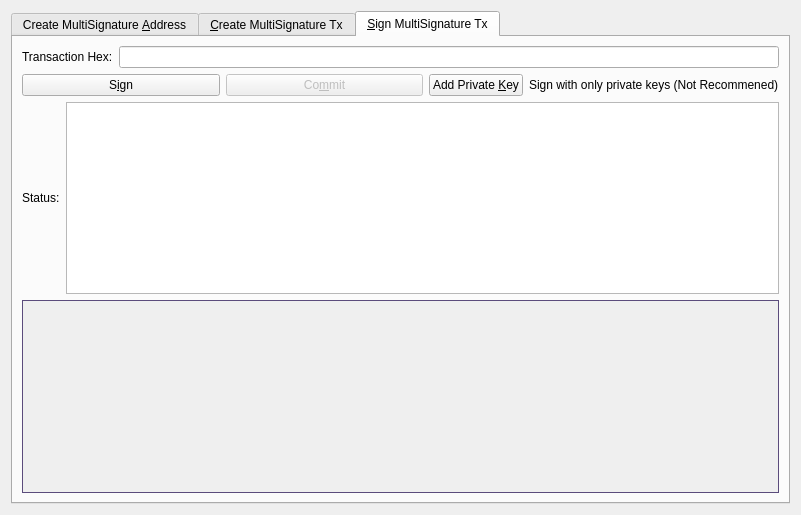
<?xml version="1.0" encoding="UTF-8"?>
<ui version="4.0">
 <class>MultisigDialog</class>
 <widget class="QDialog" name="MultisigDialog">
  <property name="geometry">
   <rect>
    <x>0</x>
    <y>0</y>
    <width>801</width>
    <height>515</height>
   </rect>
  </property>
  <property name="sizePolicy">
   <sizepolicy hsizetype="Fixed" vsizetype="Fixed">
    <horstretch>0</horstretch>
    <verstretch>0</verstretch>
   </sizepolicy>
  </property>
  <property name="windowTitle">
   <string>Multisignature Address Interactions</string>
  </property>
  <layout class="QVBoxLayout" name="verticalLayout_8">
   <item>
    <widget class="QTabWidget" name="multisigTabWidget">
     <property name="styleSheet">
      <string notr="true">QScrollArea{border: 1px solid #5b4c7c;}</string>
     </property>
     <property name="currentIndex">
      <number>2</number>
     </property>
     <widget class="QWidget" name="addMultisigTab">
      <property name="sizePolicy">
       <sizepolicy hsizetype="Minimum" vsizetype="Minimum">
        <horstretch>0</horstretch>
        <verstretch>0</verstretch>
       </sizepolicy>
      </property>
      <attribute name="title">
       <string>Create MultiSignature &amp;Address</string>
      </attribute>
      <layout class="QVBoxLayout" name="verticalLayout">
       <item>
        <layout class="QHBoxLayout" name="enterMLayout">
         <item>
          <widget class="QSpinBox" name="enterMSpinbox">
           <property name="sizePolicy">
            <sizepolicy hsizetype="Fixed" vsizetype="Fixed">
             <horstretch>0</horstretch>
             <verstretch>0</verstretch>
            </sizepolicy>
           </property>
           <property name="toolTip">
            <string>How many people must sign to verify a transaction</string>
           </property>
           <property name="minimum">
            <number>1</number>
           </property>
           <property name="maximum">
            <number>15</number>
           </property>
           <property name="value">
            <number>1</number>
           </property>
          </widget>
         </item>
         <item>
          <widget class="QLabel" name="enterMLabel">
           <property name="text">
            <string>Enter the minimum number of signatures required to sign transactions</string>
           </property>
          </widget>
         </item>
        </layout>
       </item>
       <item>
        <layout class="QHBoxLayout" name="addressLabelLayout">
         <item>
          <widget class="QLabel" name="addressLableLabel">
           <property name="text">
            <string>Address Label:</string>
           </property>
          </widget>
         </item>
         <item>
          <widget class="QLineEdit" name="multisigAddressLabel"/>
         </item>
        </layout>
       </item>
       <item>
        <layout class="QHBoxLayout" name="addAddressLayout">
         <item>
          <widget class="QPushButton" name="addAddressButton">
           <property name="toolTip">
            <string>Add another address that could sign to verify a transaction from the multisig address.</string>
           </property>
           <property name="text">
            <string>&amp;Add Address / Key</string>
           </property>
           <property name="autoDefault">
            <bool>false</bool>
           </property>
          </widget>
         </item>
         <item>
          <widget class="QLabel" name="addAddressLabel">
           <property name="sizePolicy">
            <sizepolicy hsizetype="Preferred" vsizetype="Fixed">
             <horstretch>0</horstretch>
             <verstretch>0</verstretch>
            </sizepolicy>
           </property>
           <property name="text">
            <string>Local addresses or public keys that can sign:</string>
           </property>
          </widget>
         </item>
         <item>
          <spacer name="addAddressSpacer_2">
           <property name="orientation">
            <enum>Qt::Horizontal</enum>
           </property>
           <property name="sizeHint" stdset="0">
            <size>
             <width>40</width>
             <height>10</height>
            </size>
           </property>
          </spacer>
         </item>
        </layout>
       </item>
       <item>
        <widget class="QScrollArea" name="addAddressScrollArea">
         <property name="sizePolicy">
          <sizepolicy hsizetype="Preferred" vsizetype="Expanding">
           <horstretch>0</horstretch>
           <verstretch>0</verstretch>
          </sizepolicy>
         </property>
         <property name="widgetResizable">
          <bool>true</bool>
         </property>
         <widget class="QWidget" name="addAddressWidget">
          <property name="geometry">
           <rect>
            <x>0</x>
            <y>0</y>
            <width>767</width>
            <height>142</height>
           </rect>
          </property>
          <layout class="QVBoxLayout" name="verticalLayout_5">
           <item>
            <layout class="QVBoxLayout" name="addressList"/>
           </item>
           <item>
            <spacer name="verticalSpacer">
             <property name="orientation">
              <enum>Qt::Vertical</enum>
             </property>
             <property name="sizeHint" stdset="0">
              <size>
               <width>20</width>
               <height>40</height>
              </size>
             </property>
            </spacer>
           </item>
          </layout>
         </widget>
        </widget>
       </item>
       <item>
        <layout class="QHBoxLayout" name="addMultisigLayout">
         <item>
          <widget class="QPushButton" name="addMultisigButton">
           <property name="sizePolicy">
            <sizepolicy hsizetype="Preferred" vsizetype="Fixed">
             <horstretch>0</horstretch>
             <verstretch>0</verstretch>
            </sizepolicy>
           </property>
           <property name="toolTip">
            <string>Create a new multisig address</string>
           </property>
           <property name="toolTipDuration">
            <number>-3</number>
           </property>
           <property name="text">
            <string>C&amp;reate</string>
           </property>
           <property name="autoDefault">
            <bool>false</bool>
           </property>
          </widget>
         </item>
         <item>
          <widget class="QLabel" name="label">
           <property name="text">
            <string>Status:</string>
           </property>
          </widget>
         </item>
         <item>
          <widget class="QTextEdit" name="addMultisigStatus">
           <property name="sizePolicy">
            <sizepolicy hsizetype="Expanding" vsizetype="Fixed">
             <horstretch>0</horstretch>
             <verstretch>0</verstretch>
            </sizepolicy>
           </property>
           <property name="maximumSize">
            <size>
             <width>16777215</width>
             <height>75</height>
            </size>
           </property>
           <property name="readOnly">
            <bool>true</bool>
           </property>
           <property name="textInteractionFlags">
            <set>Qt::TextSelectableByKeyboard|Qt::TextSelectableByMouse</set>
           </property>
          </widget>
         </item>
        </layout>
       </item>
       <item>
        <widget class="QLabel" name="label_2">
         <property name="sizePolicy">
          <sizepolicy hsizetype="Preferred" vsizetype="Preferred">
           <horstretch>0</horstretch>
           <verstretch>0</verstretch>
          </sizepolicy>
         </property>
         <property name="text">
          <string>Use below to quickly import an address by its redeem. Don't forget to add a label before clicking import!
Keep in mind, the wallet will rescan the blockchain to find transactions containing the new address.
Please be patient after clicking import.</string>
         </property>
         <property name="scaledContents">
          <bool>false</bool>
         </property>
         <property name="wordWrap">
          <bool>true</bool>
         </property>
        </widget>
       </item>
       <item>
        <layout class="QHBoxLayout" name="importLayout">
         <item>
          <widget class="QPushButton" name="importAddressButton">
           <property name="sizePolicy">
            <sizepolicy hsizetype="Fixed" vsizetype="Fixed">
             <horstretch>0</horstretch>
             <verstretch>0</verstretch>
            </sizepolicy>
           </property>
           <property name="text">
            <string>&amp;Import Redeem</string>
           </property>
          </widget>
         </item>
         <item>
          <widget class="QLineEdit" name="importRedeem">
           <property name="sizePolicy">
            <sizepolicy hsizetype="Preferred" vsizetype="Fixed">
             <horstretch>0</horstretch>
             <verstretch>0</verstretch>
            </sizepolicy>
           </property>
          </widget>
         </item>
        </layout>
       </item>
      </layout>
     </widget>
     <widget class="QWidget" name="createTransactionTab">
      <attribute name="title">
       <string>&amp;Create MultiSignature Tx</string>
      </attribute>
      <layout class="QVBoxLayout" name="verticalLayout_3">
       <item>
        <layout class="QHBoxLayout" name="horizontalLayout_2">
         <item>
          <layout class="QVBoxLayout" name="createTxLayout">
           <item>
            <layout class="QHBoxLayout" name="addTxInputLayout">
             <item>
              <widget class="QLabel" name="addTxInputLabel">
               <property name="sizePolicy">
                <sizepolicy hsizetype="Fixed" vsizetype="Preferred">
                 <horstretch>0</horstretch>
                 <verstretch>0</verstretch>
                </sizepolicy>
               </property>
               <property name="text">
                <string>Inputs:</string>
               </property>
              </widget>
             </item>
             <item>
              <widget class="QPushButton" name="pushButtonCoinControl">
               <property name="sizePolicy">
                <sizepolicy hsizetype="Preferred" vsizetype="Fixed">
                 <horstretch>0</horstretch>
                 <verstretch>0</verstretch>
                </sizepolicy>
               </property>
               <property name="text">
                <string>Coin Control</string>
               </property>
              </widget>
             </item>
             <item>
              <layout class="QFormLayout" name="formLayout_2">
               <property name="rightMargin">
                <number>10</number>
               </property>
               <item row="0" column="0">
                <widget class="QLabel" name="labelQuantity">
                 <property name="text">
                  <string>Quantity Selected:</string>
                 </property>
                </widget>
               </item>
               <item row="0" column="1">
                <widget class="QLabel" name="labelQuantity_int">
                 <property name="text">
                  <string>0</string>
                 </property>
                </widget>
               </item>
               <item row="1" column="0">
                <widget class="QLabel" name="labelAmount">
                 <property name="text">
                  <string>Amount:</string>
                 </property>
                </widget>
               </item>
               <item row="1" column="1">
                <widget class="QLabel" name="labelAmount_int">
                 <property name="text">
                  <string>0</string>
                 </property>
                </widget>
               </item>
              </layout>
             </item>
             <item>
              <widget class="QPushButton" name="addInputButton">
               <property name="sizePolicy">
                <sizepolicy hsizetype="Preferred" vsizetype="Fixed">
                 <horstretch>0</horstretch>
                 <verstretch>0</verstretch>
                </sizepolicy>
               </property>
               <property name="toolTip">
                <string>Add an input to fund the outputs</string>
               </property>
               <property name="text">
                <string>Add a Raw Input</string>
               </property>
              </widget>
             </item>
            </layout>
           </item>
           <item>
            <widget class="QScrollArea" name="txInputsScrollArea">
             <property name="sizePolicy">
              <sizepolicy hsizetype="Preferred" vsizetype="Expanding">
               <horstretch>0</horstretch>
               <verstretch>0</verstretch>
              </sizepolicy>
             </property>
             <property name="widgetResizable">
              <bool>true</bool>
             </property>
             <widget class="QWidget" name="txInputsWidget">
              <property name="geometry">
               <rect>
                <x>0</x>
                <y>0</y>
                <width>755</width>
                <height>127</height>
               </rect>
              </property>
              <layout class="QVBoxLayout" name="verticalLayout_7">
               <item>
                <layout class="QVBoxLayout" name="inputsList"/>
               </item>
               <item>
                <spacer name="txInputsSpacer">
                 <property name="orientation">
                  <enum>Qt::Vertical</enum>
                 </property>
                 <property name="sizeHint" stdset="0">
                  <size>
                   <width>20</width>
                   <height>80</height>
                  </size>
                 </property>
                </spacer>
               </item>
              </layout>
             </widget>
            </widget>
           </item>
           <item>
            <layout class="QHBoxLayout" name="addDestinationLayout">
             <item>
              <widget class="QLabel" name="addDestinationLabel">
               <property name="text">
                <string>Address / Amount:</string>
               </property>
              </widget>
             </item>
             <item>
              <widget class="QPushButton" name="addDestinationButton">
               <property name="sizePolicy">
                <sizepolicy hsizetype="Fixed" vsizetype="Fixed">
                 <horstretch>0</horstretch>
                 <verstretch>0</verstretch>
                </sizepolicy>
               </property>
               <property name="toolTip">
                <string>Add destinations to send LABX to</string>
               </property>
               <property name="text">
                <string>Add &amp;Destination</string>
               </property>
              </widget>
             </item>
             <item>
              <spacer name="addDestinationHorizontalSpacer">
               <property name="orientation">
                <enum>Qt::Horizontal</enum>
               </property>
               <property name="sizeHint" stdset="0">
                <size>
                 <width>40</width>
                 <height>20</height>
                </size>
               </property>
              </spacer>
             </item>
            </layout>
           </item>
           <item>
            <widget class="QScrollArea" name="destionationsScrollArea">
             <property name="sizePolicy">
              <sizepolicy hsizetype="Expanding" vsizetype="Expanding">
               <horstretch>0</horstretch>
               <verstretch>0</verstretch>
              </sizepolicy>
             </property>
             <property name="widgetResizable">
              <bool>true</bool>
             </property>
             <widget class="QWidget" name="destinationsScrollAreaContents">
              <property name="geometry">
               <rect>
                <x>0</x>
                <y>0</y>
                <width>755</width>
                <height>126</height>
               </rect>
              </property>
              <layout class="QVBoxLayout" name="verticalLayout_11">
               <item>
                <layout class="QVBoxLayout" name="destinationsList"/>
               </item>
               <item>
                <spacer name="destinationsSpacer">
                 <property name="orientation">
                  <enum>Qt::Vertical</enum>
                 </property>
                 <property name="sizeHint" stdset="0">
                  <size>
                   <width>20</width>
                   <height>20</height>
                  </size>
                 </property>
                </spacer>
               </item>
              </layout>
             </widget>
            </widget>
           </item>
           <item>
            <layout class="QHBoxLayout" name="horizontalLayout_4">
             <item>
              <widget class="QPushButton" name="createButton">
               <property name="sizePolicy">
                <sizepolicy hsizetype="Fixed" vsizetype="Fixed">
                 <horstretch>0</horstretch>
                 <verstretch>0</verstretch>
                </sizepolicy>
               </property>
               <property name="minimumSize">
                <size>
                 <width>150</width>
                 <height>0</height>
                </size>
               </property>
               <property name="toolTip">
                <string>Create a transaction object using the given inputs to the given outputs</string>
               </property>
               <property name="text">
                <string>Cr&amp;eate</string>
               </property>
               <property name="autoDefault">
                <bool>false</bool>
               </property>
               <property name="default">
                <bool>true</bool>
               </property>
              </widget>
             </item>
             <item>
              <widget class="QLabel" name="createButtonLabel">
               <property name="sizePolicy">
                <sizepolicy hsizetype="Fixed" vsizetype="Preferred">
                 <horstretch>0</horstretch>
                 <verstretch>0</verstretch>
                </sizepolicy>
               </property>
               <property name="text">
                <string>Status:</string>
               </property>
               <property name="alignment">
                <set>Qt::AlignRight|Qt::AlignTrailing|Qt::AlignVCenter</set>
               </property>
              </widget>
             </item>
             <item>
              <widget class="QTextEdit" name="createButtonStatus">
               <property name="sizePolicy">
                <sizepolicy hsizetype="Expanding" vsizetype="Minimum">
                 <horstretch>0</horstretch>
                 <verstretch>0</verstretch>
                </sizepolicy>
               </property>
               <property name="maximumSize">
                <size>
                 <width>16777215</width>
                 <height>16777215</height>
                </size>
               </property>
               <property name="sizeAdjustPolicy">
                <enum>QAbstractScrollArea::AdjustToContents</enum>
               </property>
               <property name="readOnly">
                <bool>true</bool>
               </property>
              </widget>
             </item>
            </layout>
           </item>
          </layout>
         </item>
         <item>
          <layout class="QHBoxLayout" name="horizontalLayout_3"/>
         </item>
        </layout>
       </item>
      </layout>
     </widget>
     <widget class="QWidget" name="signMultisigTransaction">
      <property name="styleSheet">
       <string notr="true">txScrollArea:{
	border: 1px solid #5b4c7c;
}
keyScrollArea:{
	border: 1px solid #5b4c7c;
}
txScrollArea:{
	border: 1px solid #5b4c7c;
}</string>
      </property>
      <attribute name="title">
       <string>&amp;Sign MultiSignature Tx</string>
      </attribute>
      <layout class="QVBoxLayout" name="verticalLayout_4">
       <item>
        <layout class="QHBoxLayout" name="transactionHexLayout">
         <item>
          <widget class="QLabel" name="transactionHexLabel">
           <property name="text">
            <string>Transaction Hex:</string>
           </property>
          </widget>
         </item>
         <item>
          <widget class="QLineEdit" name="transactionHex">
           <property name="toolTip">
            <string/>
           </property>
          </widget>
         </item>
        </layout>
       </item>
       <item>
        <layout class="QHBoxLayout" name="horizontalLayout">
         <item>
          <layout class="QVBoxLayout" name="verticalLayout_2">
           <item>
            <layout class="QHBoxLayout" name="horizontalLayout_7">
             <item>
              <widget class="QPushButton" name="signButton">
               <property name="sizePolicy">
                <sizepolicy hsizetype="Preferred" vsizetype="Fixed">
                 <horstretch>0</horstretch>
                 <verstretch>0</verstretch>
                </sizepolicy>
               </property>
               <property name="minimumSize">
                <size>
                 <width>150</width>
                 <height>0</height>
                </size>
               </property>
               <property name="toolTip">
                <string>Sign the transaction from this wallet or from provided private keys</string>
               </property>
               <property name="text">
                <string>S&amp;ign</string>
               </property>
               <property name="autoDefault">
                <bool>false</bool>
               </property>
               <property name="default">
                <bool>true</bool>
               </property>
              </widget>
             </item>
             <item>
              <widget class="QPushButton" name="commitButton">
               <property name="enabled">
                <bool>false</bool>
               </property>
               <property name="sizePolicy">
                <sizepolicy hsizetype="Preferred" vsizetype="Fixed">
                 <horstretch>0</horstretch>
                 <verstretch>0</verstretch>
                </sizepolicy>
               </property>
               <property name="toolTip">
                <string>&lt;html&gt;&lt;head/&gt;&lt;body&gt;&lt;p&gt;DISABLED until transaction has been signed enough times.&lt;/p&gt;&lt;/body&gt;&lt;/html&gt;</string>
               </property>
               <property name="autoFillBackground">
                <bool>false</bool>
               </property>
               <property name="text">
                <string>Co&amp;mmit</string>
               </property>
               <property name="autoDefault">
                <bool>true</bool>
               </property>
              </widget>
             </item>
             <item>
              <layout class="QHBoxLayout" name="addPrivKeyLayout">
               <item>
                <widget class="QPushButton" name="addPrivKeyButton">
                 <property name="sizePolicy">
                  <sizepolicy hsizetype="Fixed" vsizetype="Fixed">
                   <horstretch>0</horstretch>
                   <verstretch>0</verstretch>
                  </sizepolicy>
                 </property>
                 <property name="toolTip">
                  <string>Add private keys to sign the transaction with</string>
                 </property>
                 <property name="text">
                  <string>Add Private &amp;Key</string>
                 </property>
                </widget>
               </item>
               <item>
                <widget class="QLabel" name="addPrivKeyLabel">
                 <property name="text">
                  <string>Sign with only private keys (Not Recommened)</string>
                 </property>
                </widget>
               </item>
              </layout>
             </item>
            </layout>
           </item>
           <item>
            <layout class="QHBoxLayout" name="horizontalLayout_5">
             <item>
              <widget class="QLabel" name="signButtonStatusLabel">
               <property name="text">
                <string>Status:</string>
               </property>
              </widget>
             </item>
             <item>
              <widget class="QTextEdit" name="signButtonStatus">
               <property name="sizePolicy">
                <sizepolicy hsizetype="Expanding" vsizetype="Preferred">
                 <horstretch>0</horstretch>
                 <verstretch>0</verstretch>
                </sizepolicy>
               </property>
               <property name="maximumSize">
                <size>
                 <width>16777215</width>
                 <height>16777215</height>
                </size>
               </property>
               <property name="verticalScrollBarPolicy">
                <enum>Qt::ScrollBarAsNeeded</enum>
               </property>
               <property name="readOnly">
                <bool>true</bool>
               </property>
               <property name="textInteractionFlags">
                <set>Qt::TextSelectableByKeyboard|Qt::TextSelectableByMouse</set>
               </property>
              </widget>
             </item>
            </layout>
           </item>
           <item>
            <widget class="QScrollArea" name="keyScrollArea">
             <property name="sizePolicy">
              <sizepolicy hsizetype="Expanding" vsizetype="Expanding">
               <horstretch>0</horstretch>
               <verstretch>0</verstretch>
              </sizepolicy>
             </property>
             <property name="sizeAdjustPolicy">
              <enum>QAbstractScrollArea::AdjustToContents</enum>
             </property>
             <property name="widgetResizable">
              <bool>true</bool>
             </property>
             <widget class="QWidget" name="keyScrollAreaContents">
              <property name="geometry">
               <rect>
                <x>0</x>
                <y>0</y>
                <width>763</width>
                <height>164</height>
               </rect>
              </property>
              <layout class="QVBoxLayout" name="verticalLayout_9">
               <item>
                <layout class="QVBoxLayout" name="keyList"/>
               </item>
               <item>
                <spacer name="keySpacer">
                 <property name="orientation">
                  <enum>Qt::Vertical</enum>
                 </property>
                 <property name="sizeHint" stdset="0">
                  <size>
                   <width>20</width>
                   <height>20</height>
                  </size>
                 </property>
                </spacer>
               </item>
              </layout>
             </widget>
            </widget>
           </item>
          </layout>
         </item>
        </layout>
       </item>
      </layout>
     </widget>
    </widget>
   </item>
  </layout>
 </widget>
 <resources>
  <include location="../labx.qrc"/>
 </resources>
 <connections/>
</ui>
